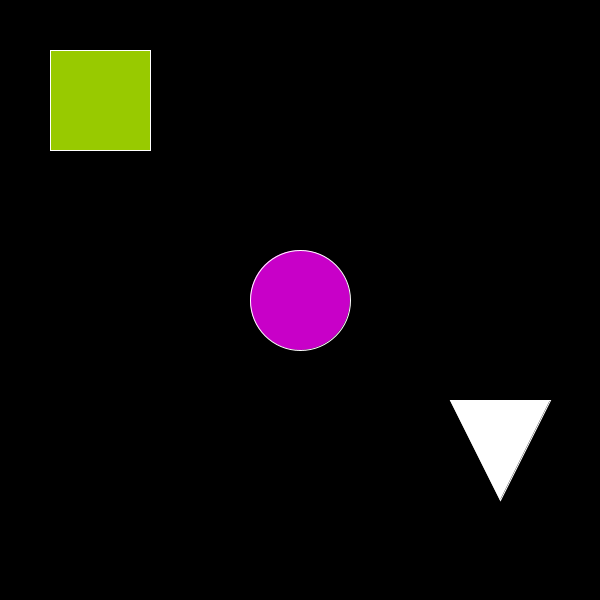
Frame 1 (no input)
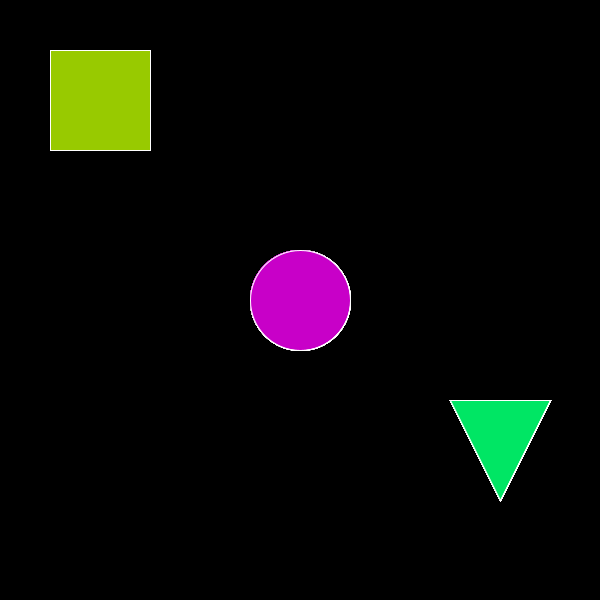
Frame 60 (the mouse pressed at the canvas centre just before this capture)
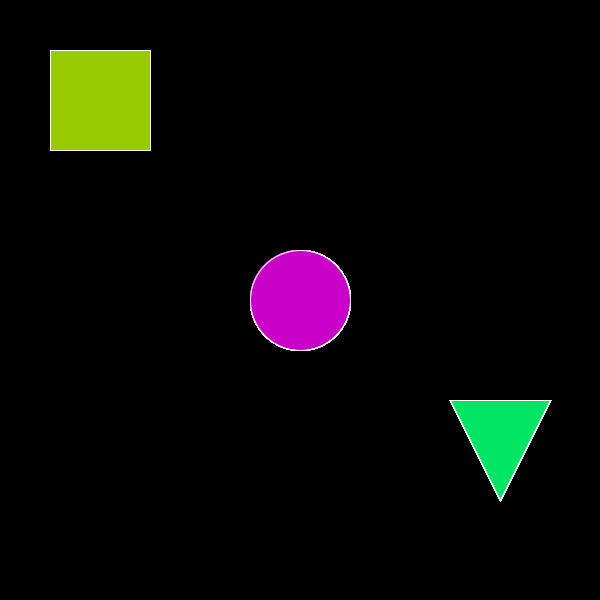
Frame 120 (the mouse held since frame 60 and released just before this capture)

The Processing sketch that drew these frames (run headless with seeded random() and noise(); from frame 60 on, the mouse is pressed at the canvas centre):

// Processing sketch: Exercicio 03
// ── Exercicio 03.pde
void setup() {  // setup() runs once
  size(600, 600);
  background(0);
  stroke(255);
  frameRate(60);
}

void draw(){
  triangle(500, 500, 450, 400, 550 , 400); //Triangulo
  fill(152,202,0);
  quad(50, 50, 150, 50, 150, 150, 50, 150); //Quadrado
  fill(200,0,200);
  
  //Ciculo centralizado
  translate(300,300);
  circle(0, 0, 100);
  fill(0,230,100);
  save("exercicio_01.png");
}
